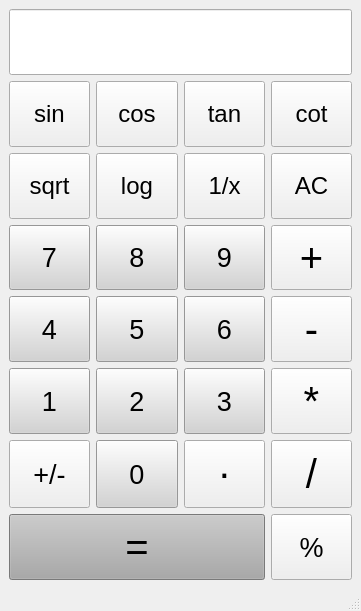
<?xml version="1.0" encoding="UTF-8"?>
<ui version="4.0">
 <class>MainWindow</class>
 <widget class="QMainWindow" name="MainWindow">
  <property name="geometry">
   <rect>
    <x>0</x>
    <y>0</y>
    <width>361</width>
    <height>611</height>
   </rect>
  </property>
  <property name="windowTitle">
   <string>MainWindow</string>
  </property>
  <widget class="QWidget" name="centralwidget">
   <layout class="QGridLayout" name="gridLayout">
    <item row="0" column="0" colspan="4">
     <widget class="QLineEdit" name="txt_box">
      <property name="sizePolicy">
       <sizepolicy hsizetype="Expanding" vsizetype="Expanding">
        <horstretch>0</horstretch>
        <verstretch>0</verstretch>
       </sizepolicy>
      </property>
     </widget>
    </item>
    <item row="1" column="0">
     <widget class="QPushButton" name="btn_sin">
      <property name="sizePolicy">
       <sizepolicy hsizetype="Minimum" vsizetype="Expanding">
        <horstretch>0</horstretch>
        <verstretch>0</verstretch>
       </sizepolicy>
      </property>
      <property name="font">
       <font>
        <pointsize>18</pointsize>
       </font>
      </property>
      <property name="text">
       <string>sin</string>
      </property>
     </widget>
    </item>
    <item row="1" column="1">
     <widget class="QPushButton" name="btn_cos">
      <property name="sizePolicy">
       <sizepolicy hsizetype="Minimum" vsizetype="Expanding">
        <horstretch>0</horstretch>
        <verstretch>0</verstretch>
       </sizepolicy>
      </property>
      <property name="font">
       <font>
        <pointsize>18</pointsize>
       </font>
      </property>
      <property name="text">
       <string>cos</string>
      </property>
     </widget>
    </item>
    <item row="1" column="2">
     <widget class="QPushButton" name="btn_tan">
      <property name="enabled">
       <bool>true</bool>
      </property>
      <property name="sizePolicy">
       <sizepolicy hsizetype="Minimum" vsizetype="Expanding">
        <horstretch>0</horstretch>
        <verstretch>0</verstretch>
       </sizepolicy>
      </property>
      <property name="font">
       <font>
        <pointsize>18</pointsize>
       </font>
      </property>
      <property name="text">
       <string>tan</string>
      </property>
     </widget>
    </item>
    <item row="1" column="3">
     <widget class="QPushButton" name="btn_cot">
      <property name="enabled">
       <bool>true</bool>
      </property>
      <property name="sizePolicy">
       <sizepolicy hsizetype="Minimum" vsizetype="Expanding">
        <horstretch>0</horstretch>
        <verstretch>0</verstretch>
       </sizepolicy>
      </property>
      <property name="font">
       <font>
        <pointsize>18</pointsize>
       </font>
      </property>
      <property name="text">
       <string>cot</string>
      </property>
     </widget>
    </item>
    <item row="2" column="0">
     <widget class="QPushButton" name="btn_sqrt">
      <property name="sizePolicy">
       <sizepolicy hsizetype="Minimum" vsizetype="Expanding">
        <horstretch>0</horstretch>
        <verstretch>0</verstretch>
       </sizepolicy>
      </property>
      <property name="font">
       <font>
        <pointsize>18</pointsize>
       </font>
      </property>
      <property name="text">
       <string>sqrt</string>
      </property>
     </widget>
    </item>
    <item row="2" column="1">
     <widget class="QPushButton" name="btn_log">
      <property name="sizePolicy">
       <sizepolicy hsizetype="Minimum" vsizetype="Expanding">
        <horstretch>0</horstretch>
        <verstretch>0</verstretch>
       </sizepolicy>
      </property>
      <property name="font">
       <font>
        <pointsize>18</pointsize>
       </font>
      </property>
      <property name="text">
       <string>log</string>
      </property>
     </widget>
    </item>
    <item row="2" column="2">
     <widget class="QPushButton" name="btn_reverse">
      <property name="sizePolicy">
       <sizepolicy hsizetype="Minimum" vsizetype="Expanding">
        <horstretch>0</horstretch>
        <verstretch>0</verstretch>
       </sizepolicy>
      </property>
      <property name="font">
       <font>
        <pointsize>18</pointsize>
       </font>
      </property>
      <property name="text">
       <string>1/x</string>
      </property>
     </widget>
    </item>
    <item row="2" column="3">
     <widget class="QPushButton" name="btn_AC">
      <property name="enabled">
       <bool>true</bool>
      </property>
      <property name="sizePolicy">
       <sizepolicy hsizetype="Minimum" vsizetype="Expanding">
        <horstretch>0</horstretch>
        <verstretch>0</verstretch>
       </sizepolicy>
      </property>
      <property name="font">
       <font>
        <pointsize>18</pointsize>
       </font>
      </property>
      <property name="text">
       <string>AC</string>
      </property>
     </widget>
    </item>
    <item row="3" column="0">
     <widget class="QPushButton" name="btn_seven">
      <property name="enabled">
       <bool>true</bool>
      </property>
      <property name="sizePolicy">
       <sizepolicy hsizetype="Minimum" vsizetype="Expanding">
        <horstretch>0</horstretch>
        <verstretch>0</verstretch>
       </sizepolicy>
      </property>
      <property name="font">
       <font>
        <pointsize>20</pointsize>
       </font>
      </property>
      <property name="styleSheet">
       <string notr="true">background-color:lightgray</string>
      </property>
      <property name="text">
       <string>7</string>
      </property>
     </widget>
    </item>
    <item row="3" column="1">
     <widget class="QPushButton" name="btn_eight">
      <property name="enabled">
       <bool>true</bool>
      </property>
      <property name="sizePolicy">
       <sizepolicy hsizetype="Minimum" vsizetype="Expanding">
        <horstretch>0</horstretch>
        <verstretch>0</verstretch>
       </sizepolicy>
      </property>
      <property name="font">
       <font>
        <pointsize>20</pointsize>
       </font>
      </property>
      <property name="styleSheet">
       <string notr="true">background-color:lightgray</string>
      </property>
      <property name="text">
       <string>8</string>
      </property>
     </widget>
    </item>
    <item row="3" column="2">
     <widget class="QPushButton" name="btn_nine">
      <property name="enabled">
       <bool>true</bool>
      </property>
      <property name="sizePolicy">
       <sizepolicy hsizetype="Minimum" vsizetype="Expanding">
        <horstretch>0</horstretch>
        <verstretch>0</verstretch>
       </sizepolicy>
      </property>
      <property name="font">
       <font>
        <pointsize>20</pointsize>
       </font>
      </property>
      <property name="styleSheet">
       <string notr="true">background-color:lightgray</string>
      </property>
      <property name="text">
       <string>9</string>
      </property>
     </widget>
    </item>
    <item row="3" column="3">
     <widget class="QPushButton" name="btn_sum">
      <property name="sizePolicy">
       <sizepolicy hsizetype="Minimum" vsizetype="Expanding">
        <horstretch>0</horstretch>
        <verstretch>0</verstretch>
       </sizepolicy>
      </property>
      <property name="font">
       <font>
        <pointsize>30</pointsize>
       </font>
      </property>
      <property name="text">
       <string>+</string>
      </property>
     </widget>
    </item>
    <item row="4" column="0">
     <widget class="QPushButton" name="btn_four">
      <property name="enabled">
       <bool>true</bool>
      </property>
      <property name="sizePolicy">
       <sizepolicy hsizetype="Minimum" vsizetype="Expanding">
        <horstretch>0</horstretch>
        <verstretch>0</verstretch>
       </sizepolicy>
      </property>
      <property name="font">
       <font>
        <pointsize>20</pointsize>
       </font>
      </property>
      <property name="styleSheet">
       <string notr="true">background-color:lightgray</string>
      </property>
      <property name="text">
       <string>4</string>
      </property>
     </widget>
    </item>
    <item row="4" column="1">
     <widget class="QPushButton" name="btn_five">
      <property name="enabled">
       <bool>true</bool>
      </property>
      <property name="sizePolicy">
       <sizepolicy hsizetype="Minimum" vsizetype="Expanding">
        <horstretch>0</horstretch>
        <verstretch>0</verstretch>
       </sizepolicy>
      </property>
      <property name="font">
       <font>
        <pointsize>20</pointsize>
       </font>
      </property>
      <property name="styleSheet">
       <string notr="true">background-color:lightgray</string>
      </property>
      <property name="text">
       <string>5</string>
      </property>
     </widget>
    </item>
    <item row="4" column="2">
     <widget class="QPushButton" name="btn_six">
      <property name="enabled">
       <bool>true</bool>
      </property>
      <property name="sizePolicy">
       <sizepolicy hsizetype="Minimum" vsizetype="Expanding">
        <horstretch>0</horstretch>
        <verstretch>0</verstretch>
       </sizepolicy>
      </property>
      <property name="font">
       <font>
        <pointsize>20</pointsize>
       </font>
      </property>
      <property name="styleSheet">
       <string notr="true">background-color:lightgray</string>
      </property>
      <property name="text">
       <string>6</string>
      </property>
     </widget>
    </item>
    <item row="4" column="3">
     <widget class="QPushButton" name="btn_sub">
      <property name="sizePolicy">
       <sizepolicy hsizetype="Minimum" vsizetype="Expanding">
        <horstretch>0</horstretch>
        <verstretch>0</verstretch>
       </sizepolicy>
      </property>
      <property name="font">
       <font>
        <pointsize>30</pointsize>
       </font>
      </property>
      <property name="text">
       <string>-</string>
      </property>
     </widget>
    </item>
    <item row="5" column="0">
     <widget class="QPushButton" name="btn_one">
      <property name="enabled">
       <bool>true</bool>
      </property>
      <property name="sizePolicy">
       <sizepolicy hsizetype="Minimum" vsizetype="Expanding">
        <horstretch>0</horstretch>
        <verstretch>0</verstretch>
       </sizepolicy>
      </property>
      <property name="font">
       <font>
        <pointsize>20</pointsize>
       </font>
      </property>
      <property name="styleSheet">
       <string notr="true">background-color:lightgray</string>
      </property>
      <property name="text">
       <string>1</string>
      </property>
     </widget>
    </item>
    <item row="5" column="1">
     <widget class="QPushButton" name="btn_two">
      <property name="enabled">
       <bool>true</bool>
      </property>
      <property name="sizePolicy">
       <sizepolicy hsizetype="Minimum" vsizetype="Expanding">
        <horstretch>0</horstretch>
        <verstretch>0</verstretch>
       </sizepolicy>
      </property>
      <property name="font">
       <font>
        <pointsize>20</pointsize>
       </font>
      </property>
      <property name="styleSheet">
       <string notr="true">background-color:lightgray</string>
      </property>
      <property name="text">
       <string>2</string>
      </property>
     </widget>
    </item>
    <item row="5" column="2">
     <widget class="QPushButton" name="btn_three">
      <property name="enabled">
       <bool>true</bool>
      </property>
      <property name="sizePolicy">
       <sizepolicy hsizetype="Minimum" vsizetype="Expanding">
        <horstretch>0</horstretch>
        <verstretch>0</verstretch>
       </sizepolicy>
      </property>
      <property name="font">
       <font>
        <pointsize>20</pointsize>
       </font>
      </property>
      <property name="styleSheet">
       <string notr="true">background-color:lightgray</string>
      </property>
      <property name="text">
       <string>3</string>
      </property>
     </widget>
    </item>
    <item row="5" column="3">
     <widget class="QPushButton" name="btn_mul">
      <property name="enabled">
       <bool>true</bool>
      </property>
      <property name="sizePolicy">
       <sizepolicy hsizetype="Minimum" vsizetype="Expanding">
        <horstretch>0</horstretch>
        <verstretch>0</verstretch>
       </sizepolicy>
      </property>
      <property name="font">
       <font>
        <pointsize>30</pointsize>
       </font>
      </property>
      <property name="text">
       <string>*</string>
      </property>
     </widget>
    </item>
    <item row="6" column="0">
     <widget class="QPushButton" name="btn_change_sign">
      <property name="enabled">
       <bool>true</bool>
      </property>
      <property name="sizePolicy">
       <sizepolicy hsizetype="Minimum" vsizetype="Expanding">
        <horstretch>0</horstretch>
        <verstretch>0</verstretch>
       </sizepolicy>
      </property>
      <property name="font">
       <font>
        <pointsize>20</pointsize>
       </font>
      </property>
      <property name="text">
       <string>+/-</string>
      </property>
     </widget>
    </item>
    <item row="6" column="1">
     <widget class="QPushButton" name="btn_zero">
      <property name="enabled">
       <bool>true</bool>
      </property>
      <property name="sizePolicy">
       <sizepolicy hsizetype="Minimum" vsizetype="Expanding">
        <horstretch>0</horstretch>
        <verstretch>0</verstretch>
       </sizepolicy>
      </property>
      <property name="font">
       <font>
        <pointsize>20</pointsize>
       </font>
      </property>
      <property name="styleSheet">
       <string notr="true">background-color:lightgray</string>
      </property>
      <property name="text">
       <string>0</string>
      </property>
     </widget>
    </item>
    <item row="6" column="2">
     <widget class="QPushButton" name="btn_decimal_point">
      <property name="enabled">
       <bool>true</bool>
      </property>
      <property name="sizePolicy">
       <sizepolicy hsizetype="Minimum" vsizetype="Expanding">
        <horstretch>0</horstretch>
        <verstretch>0</verstretch>
       </sizepolicy>
      </property>
      <property name="font">
       <font>
        <pointsize>30</pointsize>
       </font>
      </property>
      <property name="styleSheet">
       <string notr="true">padding-bottom:20px</string>
      </property>
      <property name="text">
       <string>.</string>
      </property>
     </widget>
    </item>
    <item row="6" column="3">
     <widget class="QPushButton" name="btn_div">
      <property name="enabled">
       <bool>true</bool>
      </property>
      <property name="sizePolicy">
       <sizepolicy hsizetype="Minimum" vsizetype="Expanding">
        <horstretch>0</horstretch>
        <verstretch>0</verstretch>
       </sizepolicy>
      </property>
      <property name="font">
       <font>
        <pointsize>30</pointsize>
       </font>
      </property>
      <property name="text">
       <string>/</string>
      </property>
     </widget>
    </item>
    <item row="7" column="0" colspan="3">
     <widget class="QPushButton" name="btn_equal">
      <property name="sizePolicy">
       <sizepolicy hsizetype="Minimum" vsizetype="Expanding">
        <horstretch>0</horstretch>
        <verstretch>0</verstretch>
       </sizepolicy>
      </property>
      <property name="font">
       <font>
        <pointsize>30</pointsize>
       </font>
      </property>
      <property name="styleSheet">
       <string notr="true">background-color:darkgray</string>
      </property>
      <property name="text">
       <string>=</string>
      </property>
     </widget>
    </item>
    <item row="7" column="3">
     <widget class="QPushButton" name="btn_percent">
      <property name="enabled">
       <bool>true</bool>
      </property>
      <property name="sizePolicy">
       <sizepolicy hsizetype="Minimum" vsizetype="Expanding">
        <horstretch>0</horstretch>
        <verstretch>0</verstretch>
       </sizepolicy>
      </property>
      <property name="font">
       <font>
        <pointsize>20</pointsize>
       </font>
      </property>
      <property name="text">
       <string>%</string>
      </property>
     </widget>
    </item>
   </layout>
  </widget>
  <widget class="QStatusBar" name="statusbar"/>
  <widget class="QMenuBar" name="menubar">
   <property name="geometry">
    <rect>
     <x>0</x>
     <y>0</y>
     <width>361</width>
     <height>22</height>
    </rect>
   </property>
  </widget>
 </widget>
 <resources/>
 <connections/>
</ui>
